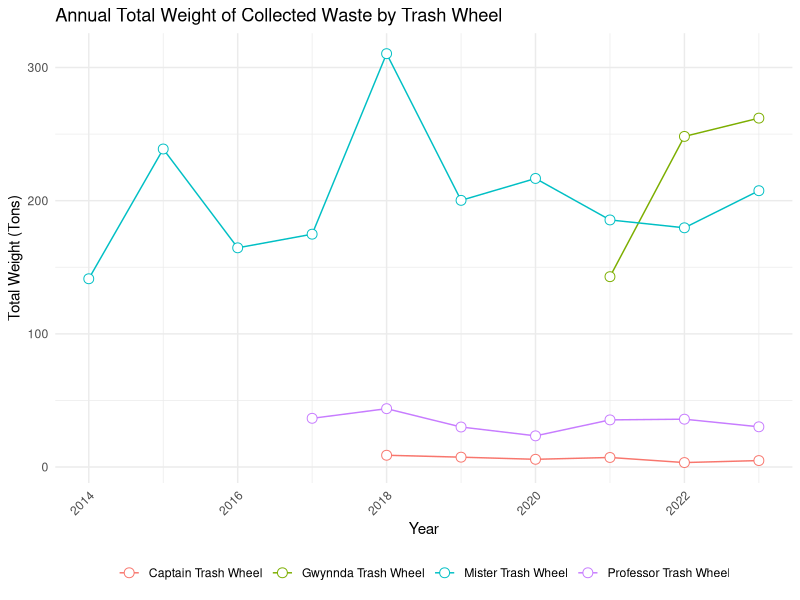
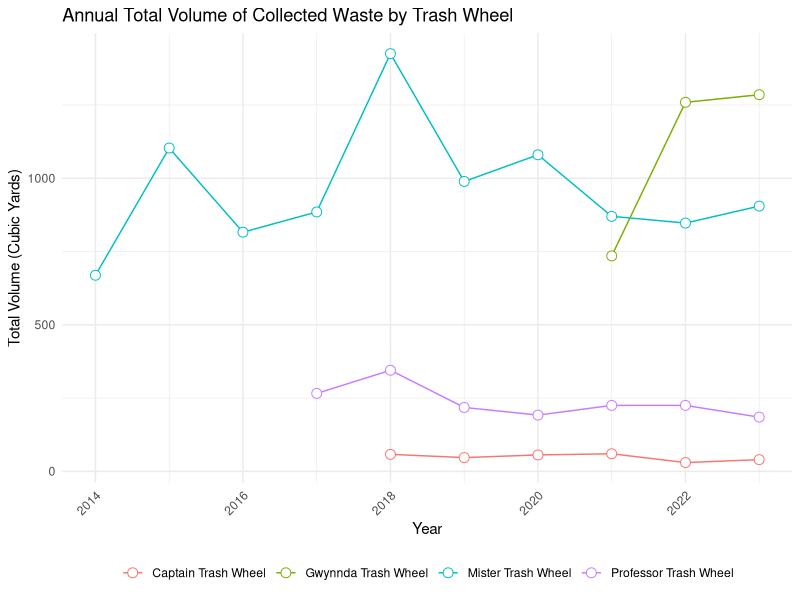
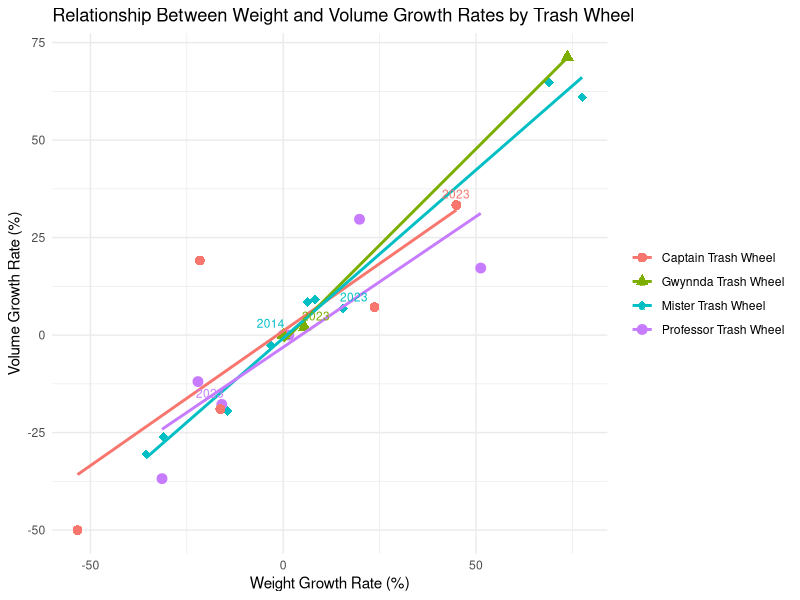
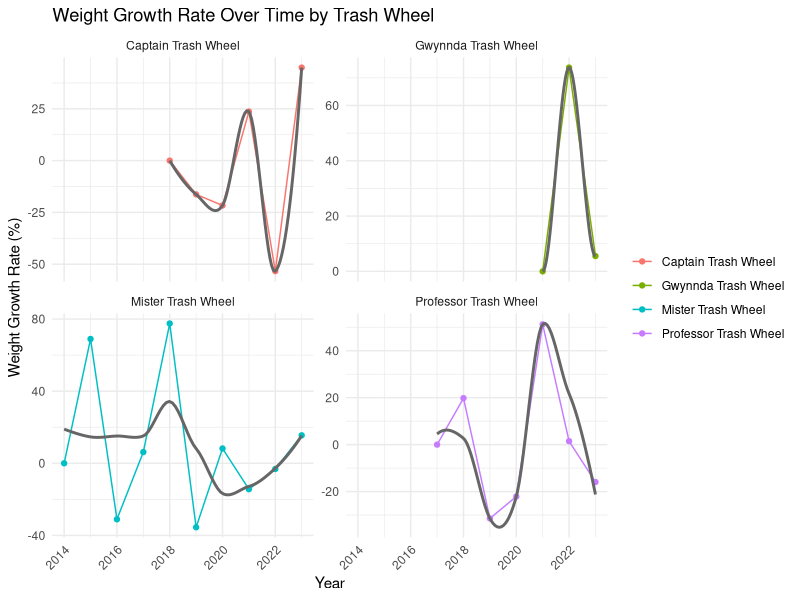
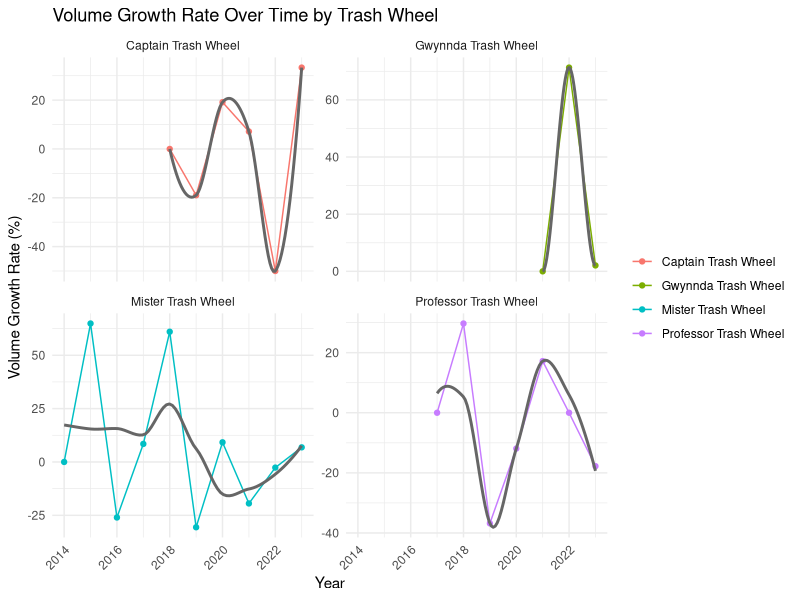
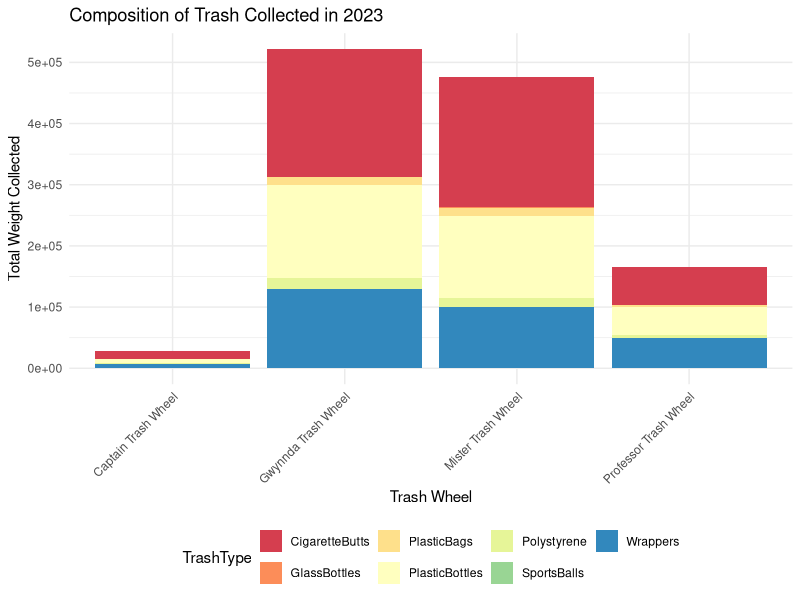

The R source for these figures, in order:
## ---- chunk 1
library(dplyr)
library(lubridate)
library(ggplot2)
library(tidyr)

# Read the CSV file
trashwheel_data <- read.csv("trashwheel.csv")
## ---- chunk 2
#  Data segmentation by Trash Wheel by Year
trashwheel_segments <- trashwheel_data %>%
  group_by(Name, Year) %>%
  summarise(
    TotalWeight = sum(Weight, na.rm = TRUE),
    TotalVolume = sum(Volume, na.rm = TRUE)
  )
trashwheel_segments
## ---- chunk 3
# Time-Series Analysis: Performance of each Trash Wheel over time
ggplot(trashwheel_segments, aes(x = Year, y = TotalWeight, group = Name, color = Name)) +
  geom_line() +
  geom_point(size = 3, shape = 21, fill = "white") + # Using filled points for better visibility
  theme_minimal() +
  labs(title = "Annual Total Weight of Collected Waste by Trash Wheel",
       x = "Year", y = "Total Weight (Tons)") +
  theme(legend.title = element_blank(), # Removing the legend title for clarity
        legend.position = "bottom", # Positioning legend at the bottom for easy comparison
        axis.text.x = element_text(angle = 45, hjust = 1)) 

ggplot(trashwheel_segments, aes(x = Year, y = TotalVolume, group = Name, color = Name)) +
  geom_line() +
  geom_point(size = 3, shape = 21, fill = "white") + # Using filled points for better visibility
  theme_minimal() +
  labs(title = "Annual Total Volume of Collected Waste by Trash Wheel",
       x = "Year", y = "Total Volume (Cubic Yards)") +
  theme(legend.title = element_blank(), # Removing the legend title for clarity
        legend.position = "bottom", # Positioning legend at the bottom for easy comparison
        axis.text.x = element_text(angle = 45, hjust = 1)) 
## ---- chunk 4
# Calculating Yearly Performance Growth Rate
trashwheel_segments <- trashwheel_segments %>%
  group_by(Name) %>%
  arrange(Year) %>%
  mutate(
    WeightGrowthRate = (TotalWeight / lag(TotalWeight) - 1) * 100, # Growth weight rate 
    VolumeGrowthRate = (TotalVolume / lag(TotalVolume) - 1) * 100 # Growth volume rate 
  ) %>% 
  replace_na(list(WeightGrowthRate = 0, VolumeGrowthRate = 0)) %>%  # means that at the time when a trash wheel start to be used, we set the intial value for the rate equals to 0. 
  arrange(desc(WeightGrowthRate), desc(VolumeGrowthRate))
trashwheel_segments
## ---- chunk 5
library(ggplot2)
library(dplyr)
library(ggrepel)

# Assigning unique shapes to each Trash Wheel
shapes <- c(16, 17, 18, 19) # Circle, Triangle, Square, Diamond

ggplot(trashwheel_segments, aes(x = WeightGrowthRate, y = VolumeGrowthRate, color = Name)) +
  geom_point(aes(shape = Name), size = 3) + 
  geom_smooth(method = "lm", se = FALSE) +
  geom_text_repel(aes(label = if_else(Year == max(Year) | Year == min(Year), as.character(Year), "")),
                  nudge_y = 0.05, size = 3, 
                  segment.color = 'grey50') + # Add labels to first and last years for clarity
  scale_shape_manual(values = shapes) + # Apply the shapes
  theme_minimal() +
  labs(title = "Relationship Between Weight and Volume Growth Rates by Trash Wheel",
       x = "Weight Growth Rate (%)", y = "Volume Growth Rate (%)") +
  theme(legend.title = element_blank()) 
## ---- chunk 6
library(ggplot2)

# Plotting Weight Growth Rate over Time for each Trash Wheel
ggplot(trashwheel_segments, aes(x = Year, y = WeightGrowthRate, group = Name)) +
  geom_line(aes(color = Name)) +
  geom_point(aes(color = Name)) +
  geom_smooth(se = FALSE, method = "loess", color = "gray40") + # Add a smooth trend line
  facet_wrap(~Name, scales = "free_y") + # Faceting by Trash Wheel
  theme_minimal() +
  labs(title = "Weight Growth Rate Over Time by Trash Wheel",
       x = "Year", y = "Weight Growth Rate (%)") +
  theme(legend.title = element_blank() , 
        axis.text.x = element_text(angle = 45, hjust = 1))

# Plotting Volume Growth Rate over Time for each Trash Wheel
ggplot(trashwheel_segments, aes(x = Year, y = VolumeGrowthRate, group = Name)) +
  geom_line(aes(color = Name)) +
  geom_point(aes(color = Name)) +
  geom_smooth(se = FALSE, method = "loess", color = "gray40") + # Add a smooth trend line
  facet_wrap(~Name, scales = "free_y") + # Faceting by Trash Wheel
  theme_minimal() +
  labs(title = "Volume Growth Rate Over Time by Trash Wheel",
       x = "Year", y = "Volume Growth Rate (%)") +
  theme(legend.title = element_blank(), 
        axis.text.x = element_text(angle = 45, hjust = 1))
## ---- chunk 7
# Filter data for the most recent year
latest_year <- max(trashwheel_data$Year)
latest_year_data <- trashwheel_data %>%
  filter(Year == latest_year)

# Melt the data to long format for ggplot
composition_data_long <- latest_year_data %>%
  select(Name, PlasticBottles, Polystyrene, CigaretteButts, GlassBottles, PlasticBags, Wrappers, SportsBalls) %>%
  gather(key = "TrashType", value = "Quantity", -Name) %>%
  group_by(Name, TrashType) %>%
  summarise(Quantity = sum(Quantity, na.rm = TRUE)) %>%
  ungroup()

ggplot(composition_data_long, aes(x = Name, y = Quantity, fill = TrashType)) +
  geom_bar(stat = "identity", position = "stack") +
  theme_minimal() +
  theme(
    axis.text.x = element_text(angle = 45, hjust = 1), 
    legend.position = "bottom"
  ) +
  labs(title = paste("Composition of Trash Collected in", latest_year),
       x = "Trash Wheel",
       y = "Total Weight Collected") +
  scale_fill_brewer(palette = "Spectral")

